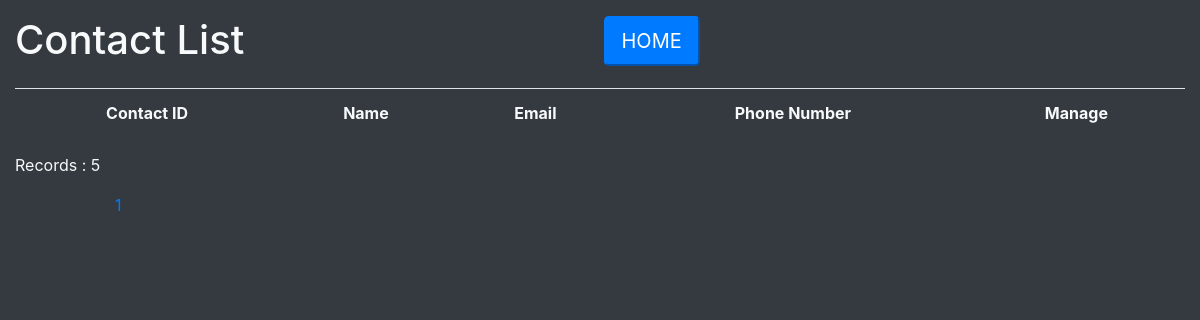
Before: /admin/Contact List.php?page=2 with the older database file.
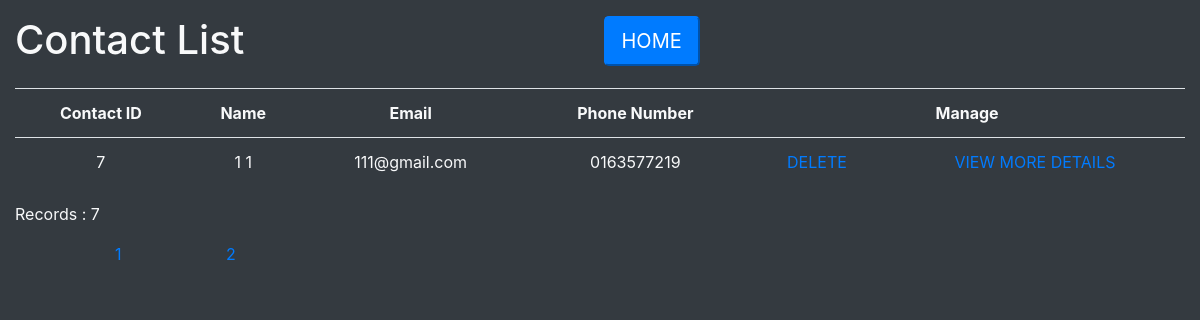
After: the same page with the newer database file.
### tables this page shows
CREATE TABLE `contact` (
  `contactID` int(10) NOT NULL,
  `firstName` varchar(50) NOT NULL,
  `lastName` varchar(50) NOT NULL,
  `contactEmail` varchar(50) NOT NULL,
  `contactNumber` varchar(11) NOT NULL,
  `message` varchar(250) NOT NULL
);

### admin/Contact List.php (the view, shortened to what this page needs)
<!DOCTYPE html>
<html lang="en">
<head>
    <link rel="stylesheet" href="https://maxcdn.bootstrapcdn.com/bootstrap/4.0.0/css/bootstrap.min.css">
</head>
<body class="bg-dark text-light">
<div class="container-fluid">
    <div class="row mr-2 my-3">
        <div class="col">
            <h1>Contact List</h1>
        </div>
        <div class="col">
            <input type="button" class="btn-lg btn-primary" value="HOME">
        </div>
    </div>
    <div class="row">
        <div class="col">
            <table class="table">
                <tr>
                    <th scope="col" class="text-center">Contact ID</th>
                    <th scope="col" class="text-center">Name</th>
                    <th scope="col" class="text-center">Email</th>
                    <th scope="col" class="text-center">Phone Number</th>
                    <th scope="col" colspan="3" class="text-center">Manage</th>
                </tr>
                <?php include "data_connection.php";
                $per_page = 6;
                $q = "SELECT * FROM contact";
                $res = mysqli_query($conn, $q) or die( mysqli_error($conn));;
                $number_of_result = mysqli_num_rows($res);
                $num_page = ceil($number_of_result/$per_page);
                if (!isset($_GET["page"]))
                {
                    $p = 1;
                }
                else
                {
                    $p = $_GET["page"];
                }
                $first_page_result = ($p - 1) * $per_page;
                $query = 'SELECT * FROM contact LIMIT ' . $first_page_result . ',' . $per_page;
                $result = mysqli_query($conn, $query) or die( mysqli_error($conn));;
                while($row = mysqli_fetch_array($result))
                {
                    $Cid = $row["contactID"];
                    $f_name = $row["firstName"];
                    $l_name = $row["lastName"];
                    $email = $row["contactEmail"];
                    $number_contact = $row["contactNumber"];
                    ?>
                    <tr>
                        <td class="text-center"><?php echo $Cid;?></td>
                        <td class="text-center"><?php echo $f_name . " " . $l_name;?></td>
                        <td class="text-center"><?php echo $email;?></th></td>
                        <td class="text-center"><?php echo $number_contact;?></td>
                        <td class="text-center">
                                <a style="text-decoration: none;" href="?_delete=true&id=<?php echo $Cid;?>" onclick="confirmation()">DELETE</a>
                        </td>
                                <td class="text-center">
                                <a style="text-decoration: none;word-spacing: normal;"
                                href="Contact%20View%20More%20Detail.php?id=<?php echo $Cid;?>&pageset=true">
                                    VIEW MORE DETAILS</a>
                                </td>
                    </tr>
                    <?php
                }
                ?>
            </table>
        </div>
    </div>
    <div class="row">
        <div class="col">
        <p>Records : <?php echo $number_of_result?></p>
        <?php
        for ($p = 1; $p <= $num_page; $p++)
        {
            echo '<a style="padding-left: 100px;" href="Contact List.php?page=' . $p . '">' . $p . '</a> ';
        }?>
        </div>
    </div>
</div>
</body>
</html>

Changed rows visible on the page:
added contact: contactID "7", firstName "1", lastName "1", contactEmail "111@gmail.com", contactNumber "0163577219"
Other visible differences:
$number_of_result: "5" → "7"
new list line: "2"
